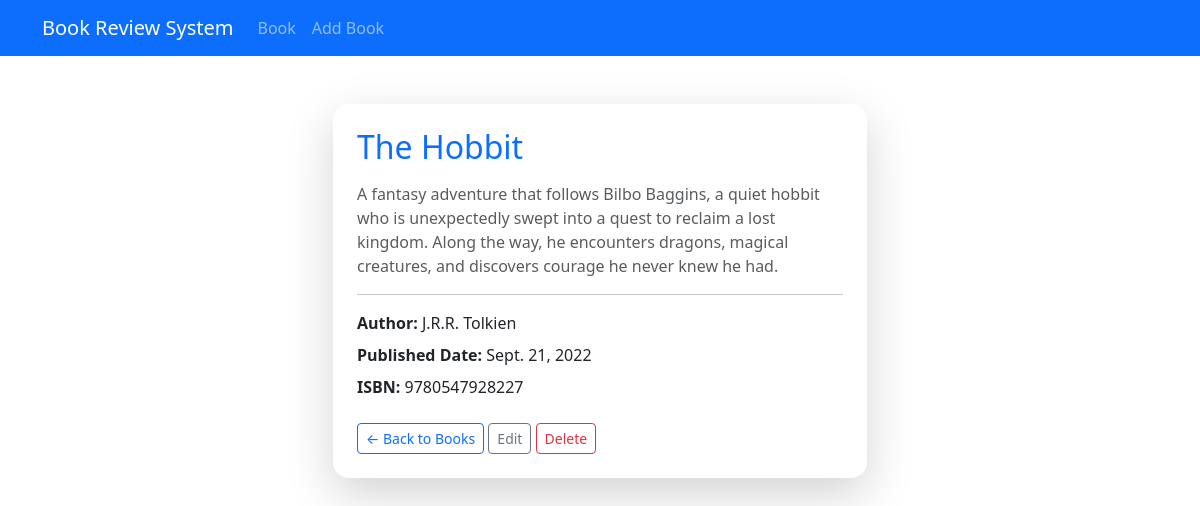
/book/detail/5, run on the app's committed database.
### book/models.py (models this page shows, shortened)
class Book(models.Model):
    GENRE_CHOICES = (
        ('fiction', 'Fiction'),
        ('non_fiction', 'Non-Fiction'),
        ('science', 'Science'),
        ('technology', 'Technology'),
        ('history', 'History'),
        ('other','Other')
    )
    title = models.CharField(max_length=200)
    author = models.CharField(max_length=200)
    description = models.TextField()
    genre = models.CharField(max_length=20,choices=GENRE_CHOICES)
    isbn = models.CharField('ISBN',max_length=13,unique=True)
    publication_date = models.DateField()
    average_rating = models.DecimalField( max_digits=3,decimal_places=2,validators=[MinValueValidator(0),MaxValueValidator(5)],default=0)
    created_at = models.DateTimeField(auto_now_add=True)
    updated_at = models.DateTimeField(auto_now=True)

### book/views.py (the view)
# urls.py: path('book/detail/<int:pk>',book_detail,name="book-detail"),
def book_detail(request, pk):
    bk = Book.objects.get(pk=pk)
    return render(request, 'book/book_detail.html', {'bk': bk})

### book/templates/book/book_detail.html (shortened to what this page needs)
{% extends "book/base.html" %}
{% block content %}
<div class="container mt-5">
  <div class="row justify-content-center">
    <div class="col-md-8 col-lg-6">
      <div class="card shadow-lg border-0 rounded-4">
        <div class="card-body p-4">
          <h2 class="card-title mb-3 text-primary">{{ bk.title }}</h2>
          <p class="text-muted mb-3">{{ bk.description }}</p>
          <hr />
          <div class="mb-2"><strong>Author:</strong> {{ bk.author }}</div>
          <div class="mb-2">
            <strong>Published Date:</strong> {{ bk.publication_date }}
          </div>
          <div class="mb-2"><strong>ISBN:</strong> {{ bk.isbn }}</div>
          <div class="mt-4">
            <a href="{% url 'home' %}" class="btn btn-outline-primary btn-sm">
              ← Back to Books
            </a>
            <a href="{% url 'book-update' bk.id %}" class="btn btn-outline-secondary btn-sm">
              Edit
            </a>
            <a href="{% url 'book-delete' bk.id %}" class="btn btn-outline-danger btn-sm">
              Delete
            </a>
          </div>
        </div>
      </div>
    </div>
  </div>
</div>
{% endblock content %}

### data on the page
Book: title "The Hobbit", description "A fantasy adventure that follows Bilbo Baggins, a quiet hobbit who is unexpectedly swept into a quest to reclaim a lost kingdom. Along the way, he encounters dragons, magical creatures, and discovers courage he never knew he had.", author "J.R.R. Tolkien", publication_date "Sept. 21, 2022", isbn "9780547928227"
